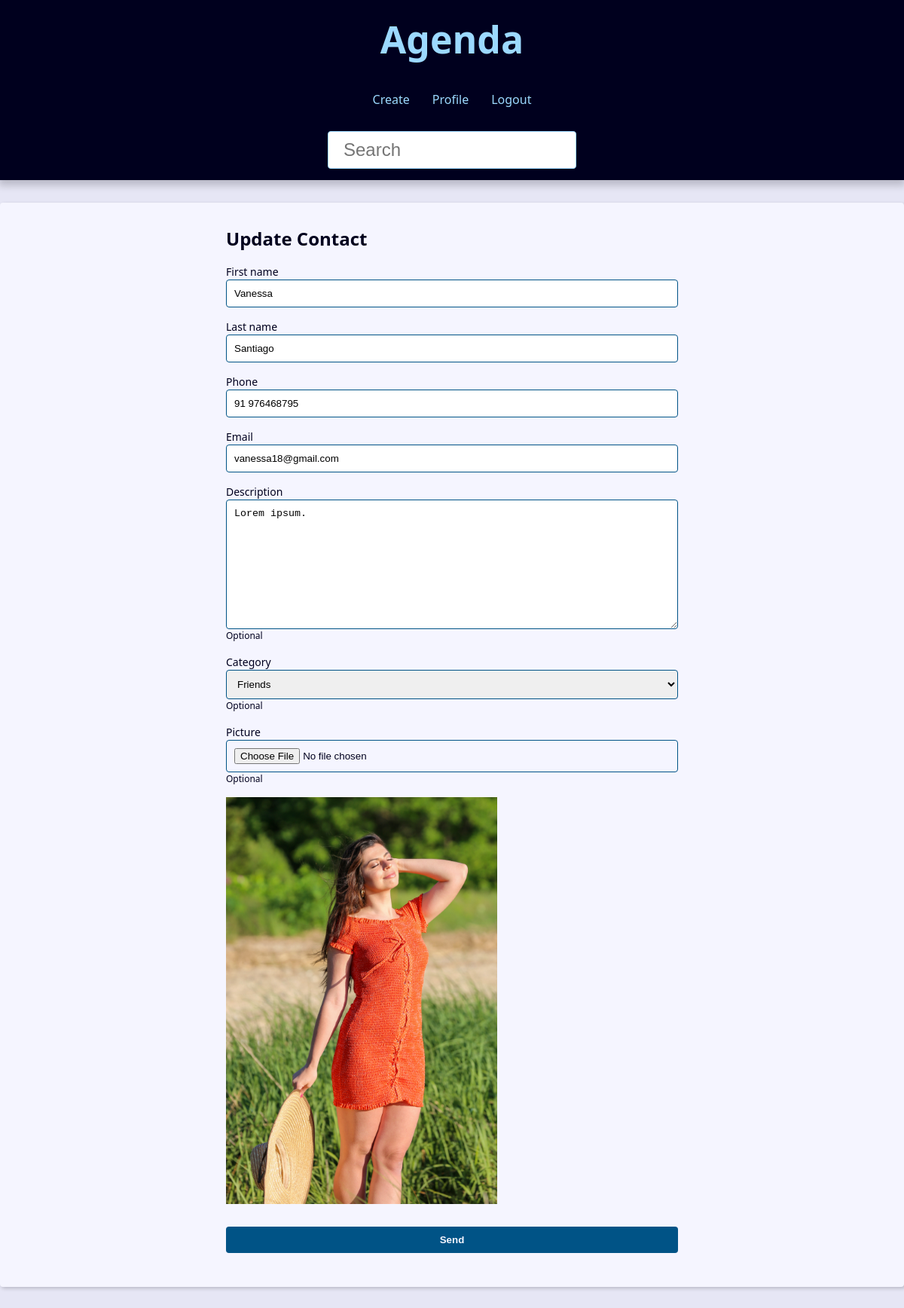
Page /contact/2035/update/ (signed in) on the committed database.
### contact/models.py (models this page shows, shortened)
class Contact(models.Model):
    first_name = models.CharField(max_length=50)
    last_name = models.CharField(max_length=50, blank=True)
    phone = models.CharField(max_length=50)
    email = models.EmailField(max_length=254)
    created_date = models.DateTimeField(default=timezone.now)
    description = models.TextField(blank=True, help_text='Optional')
    show = models.BooleanField(default=True)
    picture = models.ImageField(blank=True, upload_to='pictures/%Y/%m/')
    category = models.ForeignKey(
        Category, on_delete=models.SET_NULL, blank=True, null=True,
        help_text='Optional'
    )
    owner = models.ForeignKey(
        User, on_delete=models.SET_NULL, blank=True, null=True
    )

### contact/views/contact_forms.py (the view, shortened to what this page needs)
# urls.py: path('contact/<int:contact_id>/update/', views.update, name='update'),
@login_required(login_url='contact:login')
def update(request,  contact_id) -> HttpResponse:
    contact = get_object_or_404(
        Contact, pk=contact_id, show=True, owner=request.user
    )
    form_action = reverse('contact:update', args=(contact_id,))
    context = {
        'form': ContactForm(instance=contact), 'form_action': form_action,
    }
    return render(request, 'contact/update.html', context)

### contact/forms.py
class ContactForm(forms.ModelForm):
    phone = forms.CharField(
        widget=forms.TextInput(
            attrs={
                'placeholder': '(00) 00000-0000'
            }
        )
    )
    email = forms.EmailField(
        widget=forms.TextInput(
            attrs={
                'placeholder': 'exemple@exemple.com'
            }
        )
    )
    picture = forms.ImageField(
        help_text='Optional', widget=forms.FileInput(
            attrs={'accept': 'image/*', }), required=False
    )
    class Meta:
        model = Contact
        fields = (
            'first_name', 'last_name', 'phone', 'email', 'description',
            'category', 'picture',
        )

### contact/models.py (called while the page is built)
    def __str__(self) -> str:
        return self.name

### contact/templates/contact/update.html
{% extends 'contact/base_create_update.html' %}
{% block title_form %}
  <h2>Update Contact</h2>
{% endblock title_form %}

### contact/templates/contact/base_create_update.html (shortened to what this page needs)
{% extends 'global/base.html' %}
{% block content %}
  <div class="form-wrapper">
    {% block title_form %}{% endblock title_form %}
    <form action="{{ form_action }}" method="POST" enctype="multipart/form-data">
      <div class="form-content">
        {% for field in form %}
          <div class="form-group">
            <label for"{{ field.id_for_label }}">{{ field.label }}</label>
            {{ field }}
            {% if field.help_text %}
              <p class="help-text"> {{field.help_text}} </p>
            {% endif %}
          </div>
          {% if field.name == 'picture' and field.value.url %}
            <div class="form-group">
              <img src="{{ field.value.url }}" alt="">
            </div>
          {% endif %}
        {% endfor %}
      </div>
      <div class="form-content">
        <div class="form-group">
          <button class="btn" type="submit">Send</button>
        </div>
      </div>
    </form>
  </div>
{% endblock content %}

### base_static/global/css/style.css (style rules this page uses)
:root { --link-dark-color: rgb(0, 83, 134); --link-light-color: rgb(156, 217, 255); --clr-black: rgb(0, 0, 30); --clr-light-gray: rgb(230, 230, 245); --clr-white: rgb(245, 245, 255); --clr-dark-shadow-5: rgba(0, 0, 10, 5%); --clr-dark-shadow-10: rgba(0, 0, 10, 10%); --clr-dark-shadow-20: rgba(0, 0, 10, 20%); --clr-light-shadow-10: rgba(200, 200, 255, 10%); --small-font-size: 1.6rem; --smaller-font-size: 1.4rem; --smallest-font-size: 1.2rem; --medium-font-size: 2.4rem; --biggest-font-size: 5rem; --table-min-width: 60rem; --main-page-width: 120rem; --spacing: 1.5rem; --default-border-radius: 4px; --transition-fast: 300ms; }
*, *::before, *::after { margin: 0; padding: 0; box-sizing: border-box; }
html { font-size: 62.5%; }
body { font-family: system-ui, -apple-system, BlinkMacSystemFont, 'Segoe UI', Roboto, Oxygen, Ubuntu, Cantarell, 'Open Sans', 'Helvetica Neue', sans-serif; line-height: 1.5; font-size: var(--small-font-size); color: var(--clr-black); -webkit-font-smoothing: antialiased; background: var(--clr-light-gray); }
img, svg { display: block; max-width: 60%; }
.form-wrapper { max-width: 60rem; margin: var(--spacing) auto; }
.form-content { margin: var(--spacing) 0; }
.form-group { display: flex; flex-direction: column; padding-bottom: var(--spacing); }
.form-group p { margin: 1em 0; }
.form-group .help-text, .form-group .help-text ~ ul { margin: 0; font-size: var(--smallest-font-size); list-style: none; }
.form-group input, .form-group textarea, .form-group select { padding: 1rem; border-radius: var(--default-border-radius); border: 1px solid var(--link-dark-color); }
.form-group label { font-size: var(--smaller-font-size); }
.btn { background-color: var(--link-dark-color); color: var(--clr-white); font-weight: bold; border: none; padding: 1rem 2rem; border-radius: var(--default-border-radius); cursor: pointer; transition: filter var(--transition-fast) ease-in-out; }

### rows in the picture
Contact: form "Vanessa" "Santiago" "91 976468795" "vanessa18@gmail.com" "Lorem ipsum." "Friends"

### other values in the picture
{{ field.label }} "First name" "Last name" "Phone" "Email" "Description" "Category" "Picture"
{{ field.help_text }} "Optional" "Optional" "Optional"
